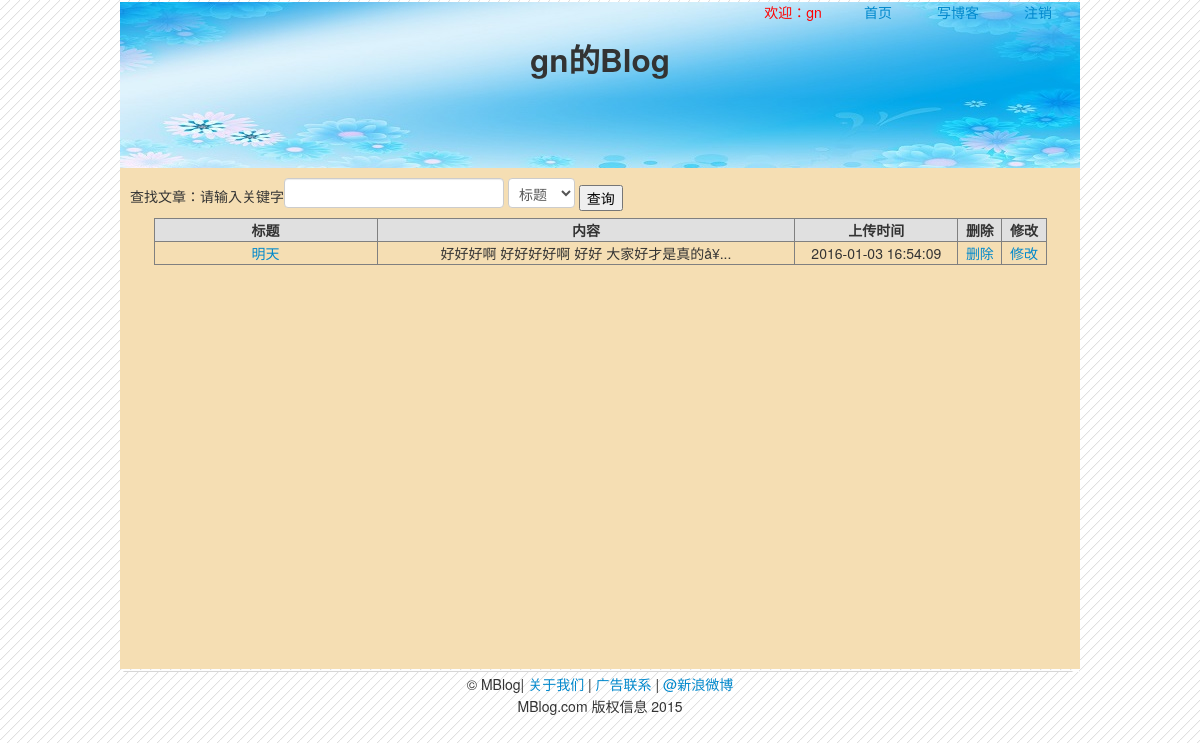
Page /manager.php (signed in) on the committed database.
### tables this page shows
CREATE TABLE `bms_article` (
  `id` int(10) NOT NULL auto_increment COMMENT '编号',
  `atitle` varchar(200) NOT NULL COMMENT '文章标题',
  `acontent` text NOT NULL COMMENT '文章内容',
  `aauthor` varchar(20) NOT NULL COMMENT '文章作者',
  `adate` datetime NOT NULL COMMENT '上传时间',
  PRIMARY KEY  (`id`)
);

### manager.php (the view, shortened to what this page needs)
<!DOCTYPE html PUBLIC "-//W3C//DTD HTML 4.01 Transitional//EN" "http://www.w3.org/TR/html4/loose.dtd">
<html>
<head>
</head>
<link href="css/myblog.css" rel="stylesheet" type="text/css"/>
<link href="css/register.css" rel="stylesheet" type="text/css"/>
<link href="css/calendar.css" rel="stylesheet" type="text/css"/>
<link href="css/bootstrap-combined.min.css" rel="stylesheet" type="text/css"/>
<link href="css/font-awesome.css" rel="stylesheet" type="text/css"/>
<body>
<div class="bms">
	<div class="head">
		<div class="index_top">
        	<ul>
				<li><?
					echo '<a href="index.php?action=logout">注销</a>'
					?></li>
                <li><a href="myblog.php">写博客</a></li>
				<li><a href="login_index.php">首页</a></li>
                <li><span style="color:red;margin-right: 10px;">欢迎：<? echo $_SESSION['user']?></span></li>
			</ul>
        </div>
		<div style="height:98px;">
			<div style="text-align:center">
				<h2><? echo $_SESSION['user'].'的Blog'?></h2>
			</div>
		</div>
	</div>
	<div class="my_content">
            	<div style="padding:10px">
            	<form method="get" action="search.php">
                	<div>
                    查找文章：请输入关键字<input name="keyword" type="text">
                    <select style="width:67px" name="sel">
                    	<option value="atitle">标题</option>
                    </select>
                    <input type="submit" value="查询"></input>
             		</div>
                    <div>
						<?
                            require('conn.php');
							$author=$_SESSION['user'];
                            $result=mysql_query("select * from bms_article where aauthor='$author'",$conn);
                        ?>
                        <table border="1" width="95%"  align="center">
                            <tr bgcolor="#e0e0e0" >
                                <th width="220px">标题</th><th>内容</th><th width="160px">上传时间</th><th>删除</th><th>修改</th>
                            </tr>
                            <? while($row=mysql_fetch_assoc($result)){
                                $content=substr($row['acontent'],0,60)."...";
                            ?>
                            <tr align="center">
                            <td><a href="check.php?id=<?=$row['id']?>"><?=$row['atitle'] ?></a></td>
                            <td><?=$content?></td>
                            <td><?=$row['adate'] ?></td>
                            <td><a href="delete.php?id=<?=$row['id']?>" onClick="return confirm('确认要删除吗？')">删除</a></td>
                            <td><a href="modify.php?id=<?=$row['id']?>">修改</a></td>
                            </tr>
                            <?} ?>
                        </table>
               		</div>
               </form>
          </div>
	</div>
</div>
<?
require('foot.php');
?>
</body>
</html>

### css/myblog.css (style rules this page uses)
.my_content { width:960px; height:501px; background-color:#F5DEB3; }

### css/register.css (style rules this page uses)
.bms, .regeste0 { width:960px; }
.head { background:url(../images/head.jpg); height:166px }
.index_top { height:28px }
.index_top a { text-decoration: none; }
.index_top ul { margin:2px; }
.index_top ul li { width:80px; text-align:center; float:right; list-style:none; }
input { width:194px; }

### rows in the picture
bms_article: atitle "明天", acontent "好好好啊 好好好好啊 好好 大家好才是真的å¥...", adate "2016-01-03 16:54:09"

### other values in the picture
$_SESSION['user'] "gn"
